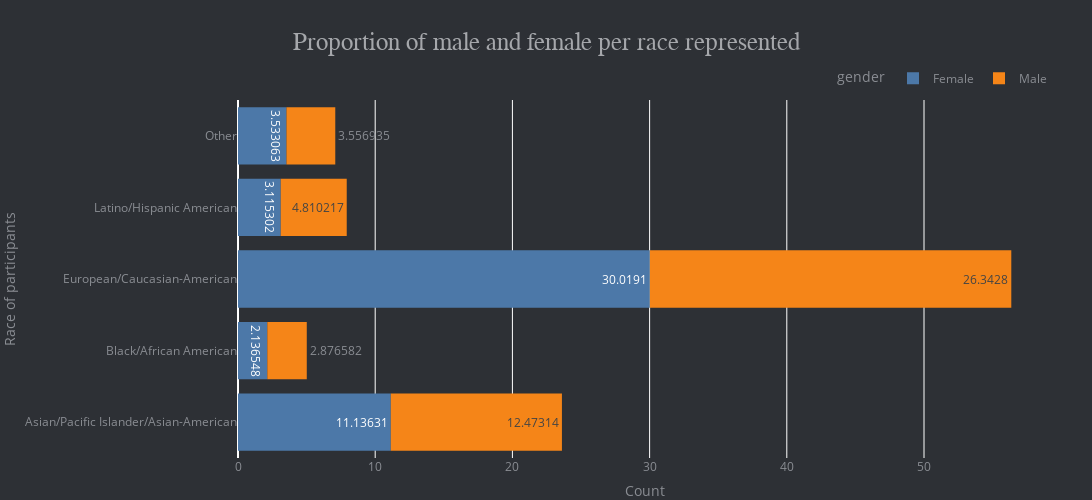

Notebook code for this chart:
### Code cell
race_gender=(df.groupby(['race_o','gender'])['race_o'].count()/len(df)*100).reset_index(name='Count')
fig = px.histogram(race_gender, x='Count',y='race_o', color='gender', nbins=20,text_auto=True,orientation='h',
                         title='Proportion of male and female per race represented', height=300,
                         color_discrete_sequence=px.colors.qualitative.T10
                         )

#fig.update_yaxes(showgrid=True, gridcolor="#008B8B")
fig.update_layout(margin=dict(t=100, b=0, l=70, r=40),
                        xaxis_title='Count', yaxis_title="Race of participants ",title_x=0.5, 
                        height = 500, width = 1200,
                        plot_bgcolor='#2d3035', paper_bgcolor='#2d3035',
                        title_font=dict(size=25, color='#a5a7ab', family="Muli, sans-serif"),
                        font=dict(color='#8a8d93'),
                        legend=dict(orientation="h", yanchor="bottom", y=1.02, xanchor="right", x=1)

   )
fig.show()

### Figure 1 — Plotly figure (JSON) as saved in the notebook; plotly's stock layout.template omitted (floating-point values rounded to 4 significant figures)
{"data": [{"alignmentgroup": "True", "bingroup": "y", "histfunc": "sum", "hovertemplate": "gender=Female<br>sum of Count=%{x}<br>race_o=%{y}<extra></extra>", "legendgroup": "Female", "marker": {"color": "#4C78A8", "pattern": {"shape": ""}}, "name": "Female", "nbinsy": 20, "offsetgroup": "Female", "orientation": "h", "showlegend": true, "texttemplate": "%{value}", "type": "histogram", "x": [11.14, 2.137, 30.02, 3.115, 3.533], "xaxis": "x", "y": ["Asian/Pacific Islander/Asian-American", "Black/African American", "European/Caucasian-American", "Latino/Hispanic American", "Other"], "yaxis": "y"}, {"alignmentgroup": "True", "bingroup": "y", "histfunc": "sum", "hovertemplate": "gender=Male<br>sum of Count=%{x}<br>race_o=%{y}<extra></extra>", "legendgroup": "Male", "marker": {"color": "#F58518", "pattern": {"shape": ""}}, "name": "Male", "nbinsy": 20, "offsetgroup": "Male", "orientation": "h", "showlegend": true, "texttemplate": "%{value}", "type": "histogram", "x": [12.47, 2.877, 26.34, 4.81, 3.557], "xaxis": "x", "y": ["Asian/Pacific Islander/Asian-American", "Black/African American", "European/Caucasian-American", "Latino/Hispanic American", "Other"], "yaxis": "y"}], "layout": {"barmode": "relative", "font": {"color": "#8a8d93"}, "height": 500, "legend": {"orientation": "h", "title": {"text": "gender"}, "tracegroupgap": 0, "x": 1, "xanchor": "right", "y": 1.02, "yanchor": "bottom"}, "margin": {"b": 0, "l": 70, "r": 40, "t": 100}, "paper_bgcolor": "#2d3035", "plot_bgcolor": "#2d3035", "title": {"font": {"color": "#a5a7ab", "family": "Muli, sans-serif", "size": 25}, "text": "Proportion of male and female per race represented", "x": 0.5}, "width": 1200, "xaxis": {"anchor": "y", "domain": [0, 1], "title": {"text": "Count"}}, "yaxis": {"anchor": "x", "domain": [0, 1], "title": {"text": "Race of participants "}}}}
